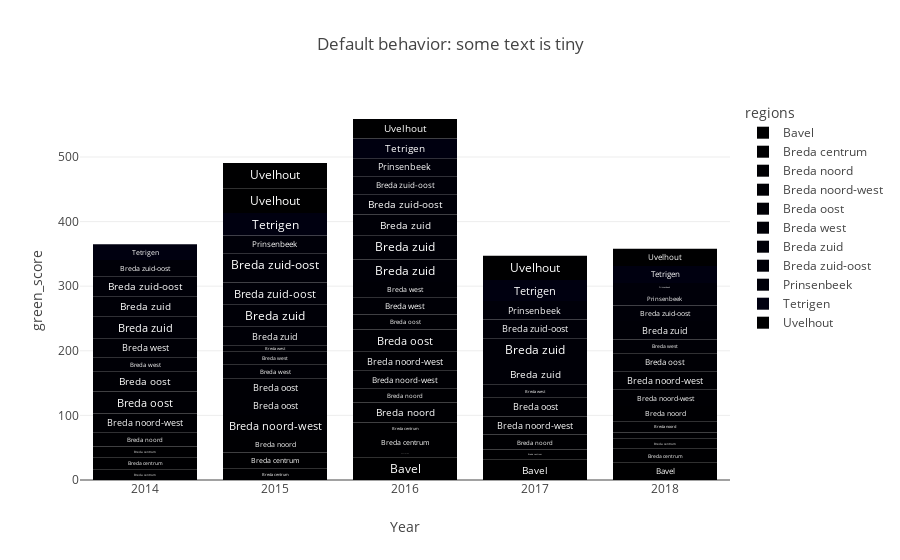

The notebook cell this image was saved under:
### Code cell
fig = px.bar(df_groupby_regions, x='Year', y='green_score', color="regions", text='regions', 
             title="Default behavior: some text is tiny")
fig.update_traces(textposition='inside')

### Figure 1 — Plotly figure (JSON) as saved in the notebook; plotly's stock layout.template omitted (floating-point values rounded to 4 significant figures)
{"data": [{"alignmentgroup": "True", "hovertemplate": "regions=%{text}<br>Year=%{x}<br>green_score=%{y}<extra></extra>", "legendgroup": "Bavel", "marker": {"color": "#000001", "pattern": {"shape": ""}}, "name": "Bavel", "offsetgroup": "Bavel", "orientation": "v", "showlegend": true, "text": ["Bavel", "Bavel", "Bavel"], "textposition": "inside", "type": "bar", "x": ["2016", "2017", "2018"], "xaxis": "x", "y": [35.32, 32.3, 27.5], "yaxis": "y"}, {"alignmentgroup": "True", "hovertemplate": "regions=%{text}<br>Year=%{x}<br>green_score=%{y}<extra></extra>", "legendgroup": "Breda centrum", "marker": {"color": "#000002", "pattern": {"shape": ""}}, "name": "Breda centrum", "offsetgroup": "Breda centrum", "orientation": "v", "showlegend": true, "text": ["Breda centrum", "Breda centrum", "Breda centrum", "Breda centrum", "Breda centrum", "Breda centrum", "Breda centrum", "Breda centrum", "Breda centrum", "Breda centrum", "Breda centrum"], "textposition": "inside", "type": "bar", "x": ["2014", "2014", "2014", "2015", "2015", "2016", "2016", "2016", "2017", "2018", "2018"], "xaxis": "x", "y": [15.7, 19.41, 16.87, 17.56, 24.93, 11.12, 24.77, 17.94, 14.73, 20.73, 15.47], "yaxis": "y"}, {"alignmentgroup": "True", "hovertemplate": "regions=%{text}<br>Year=%{x}<br>green_score=%{y}<extra></extra>", "legendgroup": "Breda noord", "marker": {"color": "#000003", "pattern": {"shape": ""}}, "name": "Breda noord", "offsetgroup": "Breda noord", "orientation": "v", "showlegend": true, "text": ["Breda noord", "Breda noord", "Breda noord", "Breda noord", "Breda noord", "Breda noord", "Breda noord", "Breda noord"], "textposition": "inside", "type": "bar", "x": ["2014", "2015", "2016", "2016", "2017", "2018", "2018", "2018"], "xaxis": "x", "y": [21.88, 25.43, 30.7, 22.16, 23.23, 9.653, 17.42, 23.66], "yaxis": "y"}, {"alignmentgroup": "True", "hovertemplate": "regions=%{text}<br>Year=%{x}<br>green_score=%{y}<extra></extra>", "legendgroup": "Breda noord-west", "marker": {"color": "#000004", "pattern": {"shape": ""}}, "name": "Breda noord-west", "offsetgroup": "Breda noord-west", "orientation": "v", "showlegend": true, "text": ["Breda noord-west", "Breda noord-west", "Breda noord-west", "Breda noord-west", "Breda noord-west", "Breda noord-west", "Breda noord-west"], "textposition": "inside", "type": "bar", "x": ["2014", "2015", "2016", "2016", "2017", "2018", "2018"], "xaxis": "x", "y": [29.25, 32.54, 27.15, 29.5, 28.17, 25.26, 28.8], "yaxis": "y"}, {"alignmentgroup": "True", "hovertemplate": "regions=%{text}<br>Year=%{x}<br>green_score=%{y}<extra></extra>", "legendgroup": "Breda oost", "marker": {"color": "#000005", "pattern": {"shape": ""}}, "name": "Breda oost", "offsetgroup": "Breda oost", "orientation": "v", "showlegend": true, "text": ["Breda oost", "Breda oost", "Breda oost", "Breda oost", "Breda oost", "Breda oost", "Breda oost", "Breda oost"], "textposition": "inside", "type": "bar", "x": ["2014", "2014", "2015", "2015", "2016", "2016", "2017", "2018"], "xaxis": "x", "y": [34.03, 30.34, 27.97, 28.49, 34.44, 23.08, 29.76, 27.85], "yaxis": "y"}, {"alignmentgroup": "True", "hovertemplate": "regions=%{text}<br>Year=%{x}<br>green_score=%{y}<extra></extra>", "legendgroup": "Breda west", "marker": {"color": "#000006", "pattern": {"shape": ""}}, "name": "Breda west", "offsetgroup": "Breda west", "orientation": "v", "showlegend": true, "text": ["Breda west", "Breda west", "Breda west", "Breda west", "Breda west", "Breda west", "Breda west", "Breda west", "Breda west"], "textposition": "inside", "type": "bar", "x": ["2014", "2014", "2015", "2015", "2015", "2016", "2016", "2017", "2018"], "xaxis": "x", "y": [22.57, 28.75, 22.21, 20.1, 8.5, 26.57, 23.67, 19.09, 21.02], "yaxis": "y"}, {"alignmentgroup": "True", "hovertemplate": "regions=%{text}<br>Year=%{x}<br>green_score=%{y}<extra></extra>", "legendgroup": "Breda zuid", "marker": {"color": "#000007", "pattern": {"shape": ""}}, "name": "Breda zuid", "offsetgroup": "Breda zuid", "orientation": "v", "showlegend": true, "text": ["Breda zuid", "Breda zuid", "Breda zuid", "Breda zuid", "Breda zuid", "Breda zuid", "Breda zuid", "Breda zuid", "Breda zuid", "Breda zuid"], "textposition": "inside", "type": "bar", "x": ["2014", "2014", "2015", "2015", "2016", "2016", "2016", "2017", "2017", "2018"], "xaxis": "x", "y": [33.81, 31.77, 29.32, 34.95, 35.01, 37.37, 32.25, 32.27, 39.94, 28.84], "yaxis": "y"}, {"alignmentgroup": "True", "hovertemplate": "regions=%{text}<br>Year=%{x}<br>green_score=%{y}<extra></extra>", "legendgroup": "Breda zuid-oost", "marker": {"color": "#000008", "pattern": {"shape": ""}}, "name": "Breda zuid-oost", "offsetgroup": "Breda zuid-oost", "orientation": "v", "showlegend": true, "text": ["Breda zuid-oost", "Breda zuid-oost", "Breda zuid-oost", "Breda zuid-oost", "Breda zuid-oost", "Breda zuid-oost", "Breda zuid-oost", "Breda zuid-oost"], "textposition": "inside", "type": "bar", "x": ["2014", "2014", "2015", "2015", "2016", "2016", "2017", "2018"], "xaxis": "x", "y": [30.39, 25.72, 33.76, 45.45, 31.37, 27.75, 29.09, 23.81], "yaxis": "y"}, {"alignmentgroup": "True", "hovertemplate": "regions=%{text}<br>Year=%{x}<br>green_score=%{y}<extra></extra>", "legendgroup": "Prinsenbeek", "marker": {"color": "#000009", "pattern": {"shape": ""}}, "name": "Prinsenbeek", "offsetgroup": "Prinsenbeek", "orientation": "v", "showlegend": true, "text": ["Prinsenbeek", "Prinsenbeek", "Prinsenbeek", "Prinsenbeek", "Prinsenbeek"], "textposition": "inside", "type": "bar", "x": ["2015", "2016", "2017", "2018", "2018"], "xaxis": "x", "y": [27.24, 27.95, 28.42, 22.45, 12.67], "yaxis": "y"}, {"alignmentgroup": "True", "hovertemplate": "regions=%{text}<br>Year=%{x}<br>green_score=%{y}<extra></extra>", "legendgroup": "Tetrigen", "marker": {"color": "#000010", "pattern": {"shape": ""}}, "name": "Tetrigen", "offsetgroup": "Tetrigen", "orientation": "v", "showlegend": true, "text": ["Tetrigen", "Tetrigen", "Tetrigen", "Tetrigen", "Tetrigen"], "textposition": "inside", "type": "bar", "x": ["2014", "2015", "2016", "2017", "2018"], "xaxis": "x", "y": [24.47, 34.8, 30.38, 32.6, 26.34], "yaxis": "y"}, {"alignmentgroup": "True", "hovertemplate": "regions=%{text}<br>Year=%{x}<br>green_score=%{y}<extra></extra>", "legendgroup": "Uvelhout", "marker": {"color": "#000001", "pattern": {"shape": ""}}, "name": "Uvelhout", "offsetgroup": "Uvelhout", "orientation": "v", "showlegend": true, "text": ["Uvelhout", "Uvelhout", "Uvelhout", "Uvelhout", "Uvelhout"], "textposition": "inside", "type": "bar", "x": ["2015", "2015", "2016", "2017", "2018"], "xaxis": "x", "y": [37.61, 39.7, 30.36, 37.64, 26.46], "yaxis": "y"}], "layout": {"barmode": "relative", "legend": {"title": {"text": "regions"}, "tracegroupgap": 0}, "title": {"text": "Default behavior: some text is tiny"}, "xaxis": {"anchor": "y", "domain": [0, 1], "title": {"text": "Year"}}, "yaxis": {"anchor": "x", "domain": [0, 1], "title": {"text": "green_score"}}}}
